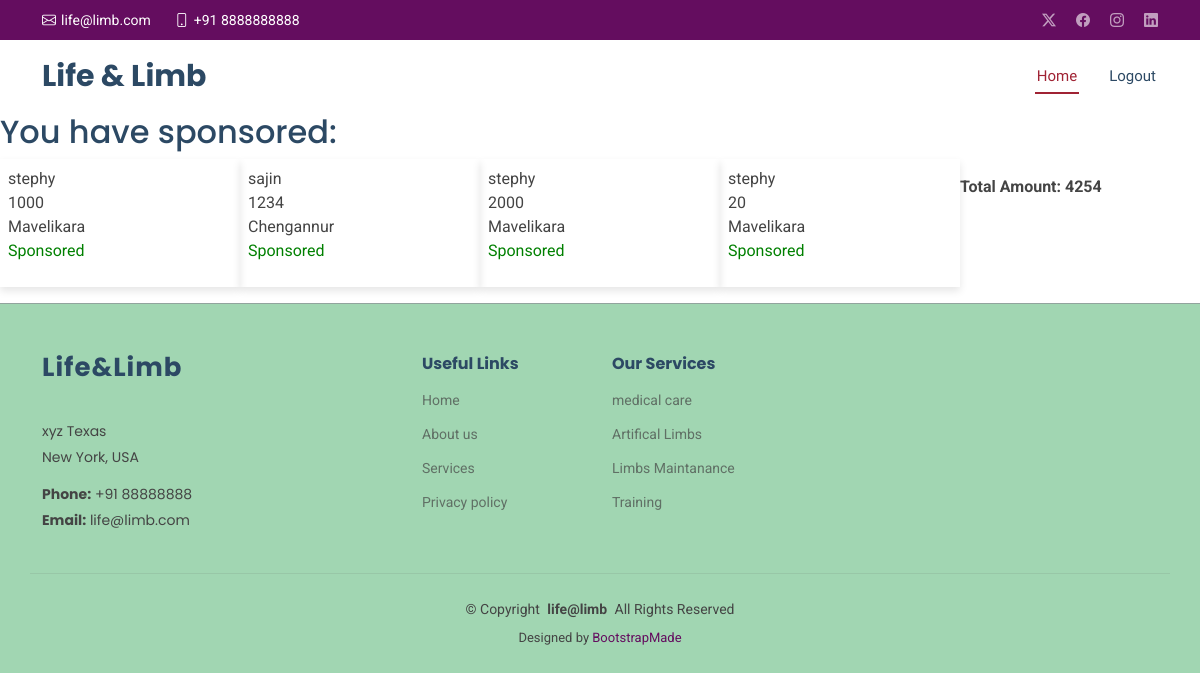
Page /sponsored/ (signed in) on the committed database.
### appname/models.py (models this page shows)
class SponsorShip(models.Model):
    sname= models.CharField(max_length=50,null=True)
    uname= models.CharField(max_length=50,null=True)
    uaddress= models.CharField(max_length=50,null=True)
    umobile_no= models.BigIntegerField(null=True)
    ulocation= models.CharField(max_length=50,null=True)
    uphoto= models.ImageField( upload_to="pics",blank=True,null=True)
    smobile_no= models.BigIntegerField(null=True)
    semail= models.CharField(max_length=50,null=True)
    amount = models.BigIntegerField()
    cardnumber=models.CharField( max_length=16,null=True)
    month=models.CharField( max_length=2,null=True)
    year=models.CharField( max_length=4,null=True)
    cvv=models.CharField( max_length=3,null=True)
    def __str__(self):
        return self.sname

### appname/views.py (the view)
def sponsored(request):
    user= request.user.username
    book=SponsorShip.objects.filter(sname=user).all()
    print(book)
    context = {
        'userbooking':book
        }
    return render(request, 'appname/sponsored.html', context)

### appname/templates/appname/sponsored.html (shortened to what this page needs)
{% extends "appname/_base.html" %}
{% load static %}
{% block navbar%}
<nav id="navmenu" class="navmenu">
    <ul>
      <li><a href="{% url 'sponsor_dashboard' %}"class="active">Home<br></a></li>
      <li><a href="{% url 'logout' %}">Logout </a></li>
    </ul>
  </nav>
{% endblock %}
{%block content%}
<h2>You have sponsored:</h2>
<div class="d-flex flex-row bd-highlight mb-3">
  {% for i in userbooking %}
  <div class="p-2 bd-highlight" style="width: 15rem; box-shadow: 0 4px 8px rgba(0, 0, 0, 0.1);">
      {{ i.uname }}<br>
      <span class="amount">{{ i.amount }}</span><br>
      {{ i.ulocation }}<br>
      <p style="color: green;">Sponsored</p>
  </div>
  {% endfor %}
<div class="total-amount mt-3" style="font-weight: bold;">
  Total Amount: <span id="total-amount">0</span>
</div>
</div>
{%endblock%}

### static/assets/css/main.css (style rules this page uses)
:root { --default-font: "Roboto", system-ui, -apple-system, "Segoe UI", Roboto, "Helvetica Neue", Arial, "Noto Sans", "Liberation Sans", sans-serif, "Apple Color Emoji", "Segoe UI Emoji", "Segoe UI Symbol", "Noto Color Emoji"; --heading-font: "Poppins", sans-serif; --nav-font: "Raleway", sans-serif; }
:root { --background-color: #ffffff; --default-color: #444444; --heading-color: #2c4964; --accent-color: #640D5F; --surface-color: hwb(178 1% 4%); --contrast-color: #ffffff; }
:root { --nav-color: #2c4964; --nav-hover-color: #A02334; --nav-mobile-background-color: #ffffff; --nav-dropdown-background-color: #ffffff; --nav-dropdown-color: #2c4964; --nav-dropdown-hover-color: #A02334; }
:root { scroll-behavior: smooth; }
body { color: var(--default-color); background-color: var(--background-color); font-family: var(--default-font); }
a { color: var(--accent-color); text-decoration: none; transition: 0.3s; }
h1, h2, h3, h4, h5, h6 { color: var(--heading-color); font-family: var(--heading-font); }
@media (max-width: 1200px) { .header .navmenu { order: 3; } }
@media (min-width: 1200px) { .navmenu { padding: 0; } }
@media (min-width: 1200px) { .navmenu ul { margin: 0; padding: 0; display: flex; list-style: none; align-items: center; } }
@media (min-width: 1200px) { .navmenu li { position: relative; } }
@media (min-width: 1200px) { .navmenu>ul>li { white-space: nowrap; padding: 15px 14px; } }
@media (min-width: 1200px) { .navmenu>ul>li:last-child { padding-right: 0; } }
@media (min-width: 1200px) { .navmenu a, .navmenu a:focus { color: var(--nav-color); font-size: 15px; padding: 0 2px; font-family: var(--nav-font); font-weight: 400; display: flex; align-items: center; justify-content: space-between; white-space: nowrap; transition: 0.3s; position: relative; } }
@media (min-width: 1200px) { .navmenu>ul>li>a:before { content: ""; position: absolute; width: 100%; height: 2px; bottom: -6px; left: 0; background-color: var(--nav-hover-color); visibility: hidden; width: 0px; transition: all 0.3s ease-in-out 0s; } }
@media (min-width: 1200px) { .navmenu a:hover:before, .navmenu li:hover>a:before, .navmenu .active:before { visibility: visible; width: 100%; } }
@media (min-width: 1200px) { .navmenu li:hover>a, .navmenu .active, .navmenu .active:focus { color: var(--nav-hover-color); } }

### rows in the picture
SponsorShip: uname "stephy", amount "1000", ulocation "Mavelikara"
SponsorShip: uname "sajin", amount "1234", ulocation "Chengannur"
SponsorShip: uname "stephy", amount "2000", ulocation "Mavelikara"
SponsorShip: uname "stephy", amount "20", ulocation "Mavelikara"
